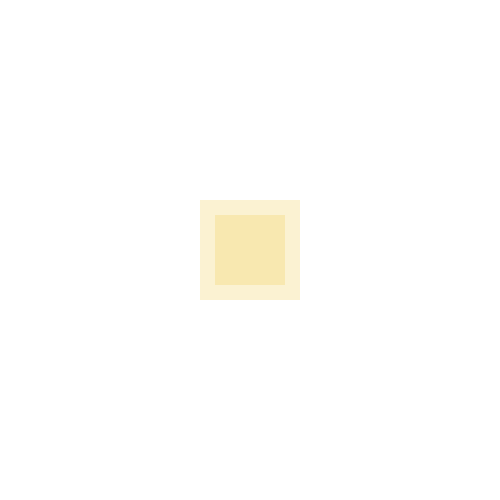
Frame 1 (no input)
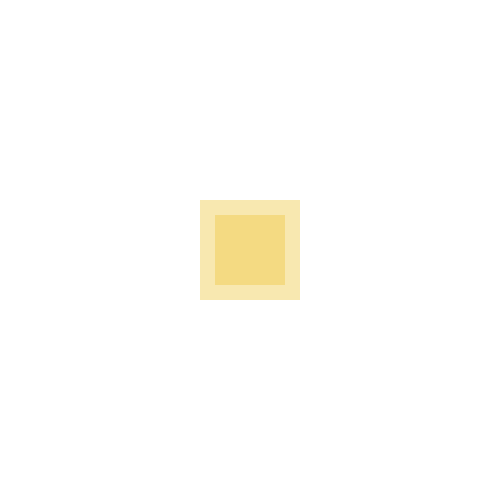
Frame 2 (the mouse pressed at the canvas centre, redrawn once)

The Processing sketch that drew these frames (run headless with seeded random() and noise(); the mouse was pressed at the canvas centre and the sketch redrawn once):

// Processing sketch: processing_83644
// ── processing_83644.pde

void setup()
{
  size(500,500);
  smooth();
  
  background(255);
  
}

void draw()
{
  
  rectMode(CENTER);
  
  noStroke();
  fill(240,199,65,60);
  rect(width/2,height/2,100,100);
  rect(width/2,height/2,70,70);
  
  
  noLoop();
}
